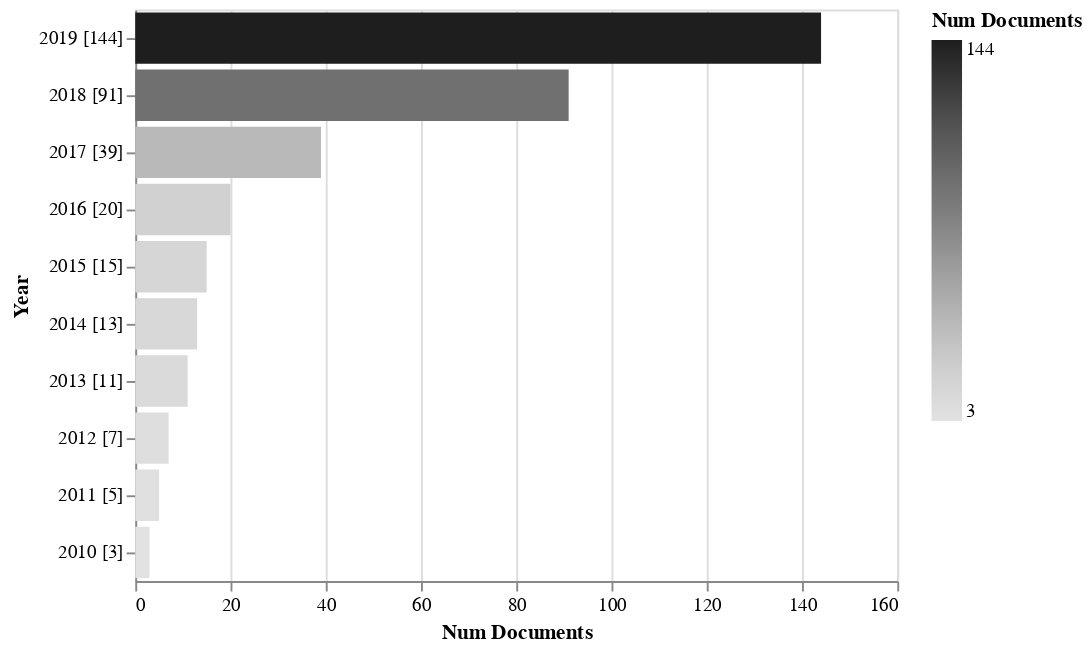

Write notebook code for a chart like this one.
### Code cell
rdf.documents_by_year(cumulative=True).altair_barhplot()

### Figure 1 — Vega-Lite specification as saved in the notebook (floating-point values rounded to 4 significant figures)
{"$schema": "https://vega.github.io/schema/vega-lite/v3.4.0.json", "config": {"mark": {"tooltip": null}, "view": {"height": 300, "width": 400}}, "data": {"name": "data-78452a5cfa16d6289bbcfed733fd10e4"}, "datasets": {"data-78452a5cfa16d6289bbcfed733fd10e4": [{"ID": ["[*0*]", "[*1*]", "[*2*]", "[*3*]", "[*4*]", "[*5*]", "[*6*]", "[*7*]", "[*8*]", "[*9*]", "[*10*]", "[*11*]", "[*12*]", "[*13*]", "[*14*]", "[*15*]", "[*16*]", "[*17*]", "[*18*]", "[*19*]", "[*20*]", "[*21*]", "[*22*]", "[*23*]", "[*24*]", "[*25*]", "[*26*]", "[*27*]", "[*28*]", "[*29*]", "[*30*]", "[*31*]", "[*32*]", "[*33*]", "[*34*]", "[*35*]", "[*36*]", "[*37*]", "[*38*]", "[*39*]", "[*40*]", "[*41*]", "[*42*]", "[*43*]", "[*44*]", "[*45*]", "[*46*]", "[*47*]", "[*48*]", "[*49*]", "[*50*]", "[*51*]", "[*52*]"], "Num Documents": 144, "Year": "2019 [144]"}, {"ID": ["[*53*]", "[*54*]", "[*55*]", "[*56*]", "[*57*]", "[*58*]", "[*59*]", "[*60*]", "[*61*]", "[*62*]", "[*63*]", "[*64*]", "[*65*]", "[*66*]", "[*67*]", "[*68*]", "[*69*]", "[*70*]", "[*71*]", "[*72*]", "[*73*]", "[*74*]", "[*75*]", "[*76*]", "[*77*]", "[*78*]", "[*79*]", "[*80*]", "[*81*]", "[*82*]", "[*83*]", "[*84*]", "[*85*]", "[*86*]", "[*87*]", "[*88*]", "[*89*]", "[*90*]", "[*91*]", "[*92*]", "[*93*]", "[*94*]", "[*95*]", "[*96*]", "[*97*]", "[*98*]", "[*99*]", "[*100*]", "[*101*]", "[*102*]", "[*103*]", "[*104*]"], "Num Documents": 91, "Year": "2018 [91]"}, {"ID": ["[*105*]", "[*106*]", "[*107*]", "[*108*]", "[*109*]", "[*110*]", "[*111*]", "[*112*]", "[*113*]", "[*114*]", "[*115*]", "[*116*]", "[*117*]", "[*118*]", "[*119*]", "[*120*]", "[*121*]", "[*122*]", "[*123*]"], "Num Documents": 39, "Year": "2017 [39]"}, {"ID": ["[*124*]", "[*125*]", "[*126*]", "[*127*]", "[*128*]"], "Num Documents": 20, "Year": "2016 [20]"}, {"ID": ["[*129*]", "[*130*]"], "Num Documents": 15, "Year": "2015 [15]"}, {"ID": ["[*131*]", "[*132*]"], "Num Documents": 13, "Year": "2014 [13]"}, {"ID": ["[*133*]", "[*134*]", "[*135*]", "[*136*]"], "Num Documents": 11, "Year": "2013 [11]"}, {"ID": ["[*137*]", "[*138*]"], "Num Documents": 7, "Year": "2012 [7]"}, {"ID": ["[*139*]", "[*140*]"], "Num Documents": 5, "Year": "2011 [5]"}, {"ID": ["[*141*]", "[*142*]", "[*143*]"], "Num Documents": 3, "Year": "2010 [3]"}]}, "encoding": {"color": {"field": "Num Documents", "scale": {"scheme": "Greys"}, "type": "quantitative"}, "x": {"field": "Num Documents", "type": "quantitative"}, "y": {"field": "Year", "sort": {"field": "Num Documents:Q"}, "type": "nominal"}}, "mark": "bar"}
